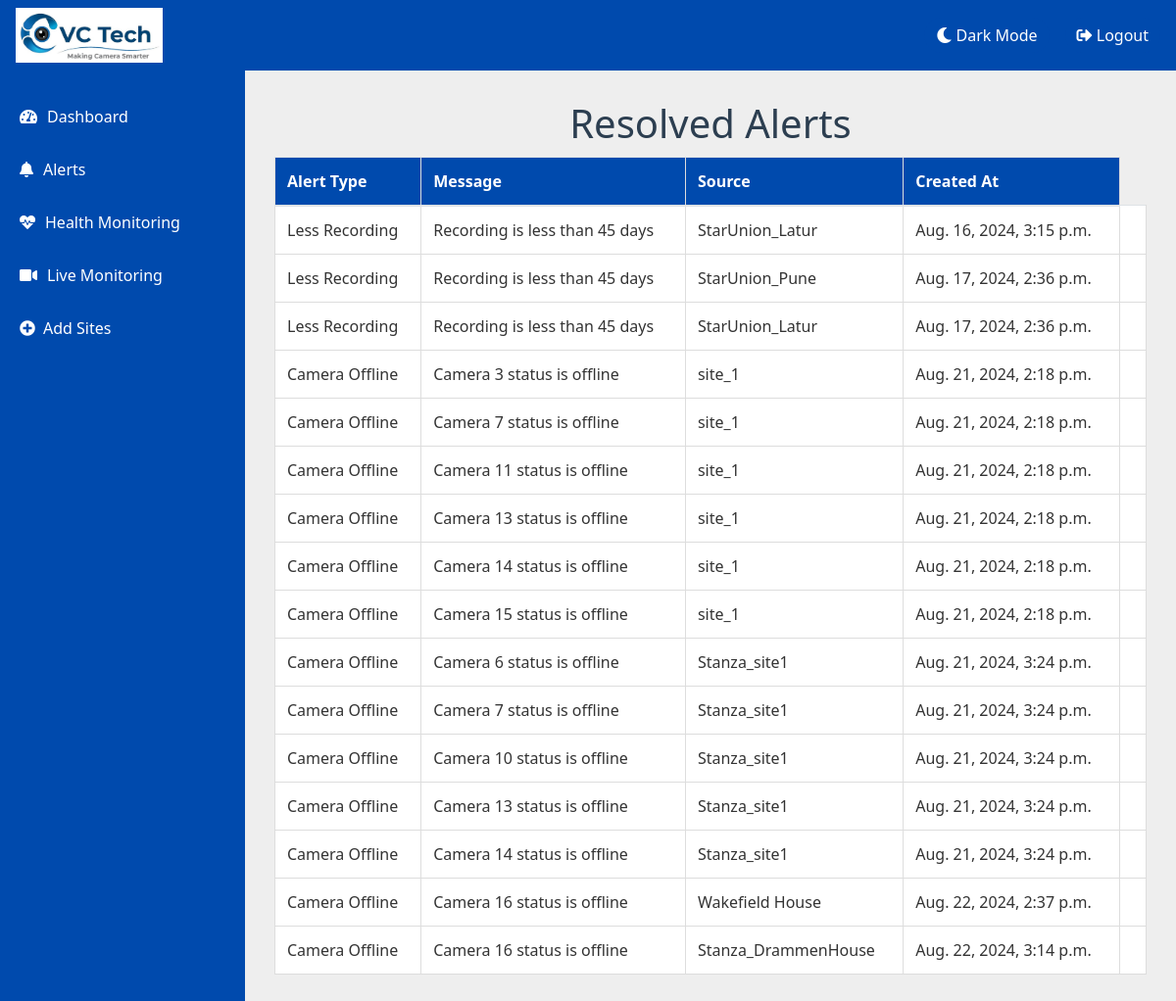
The page /HM1/resolved_alerts/ (signed in) on the database as committed earlier.
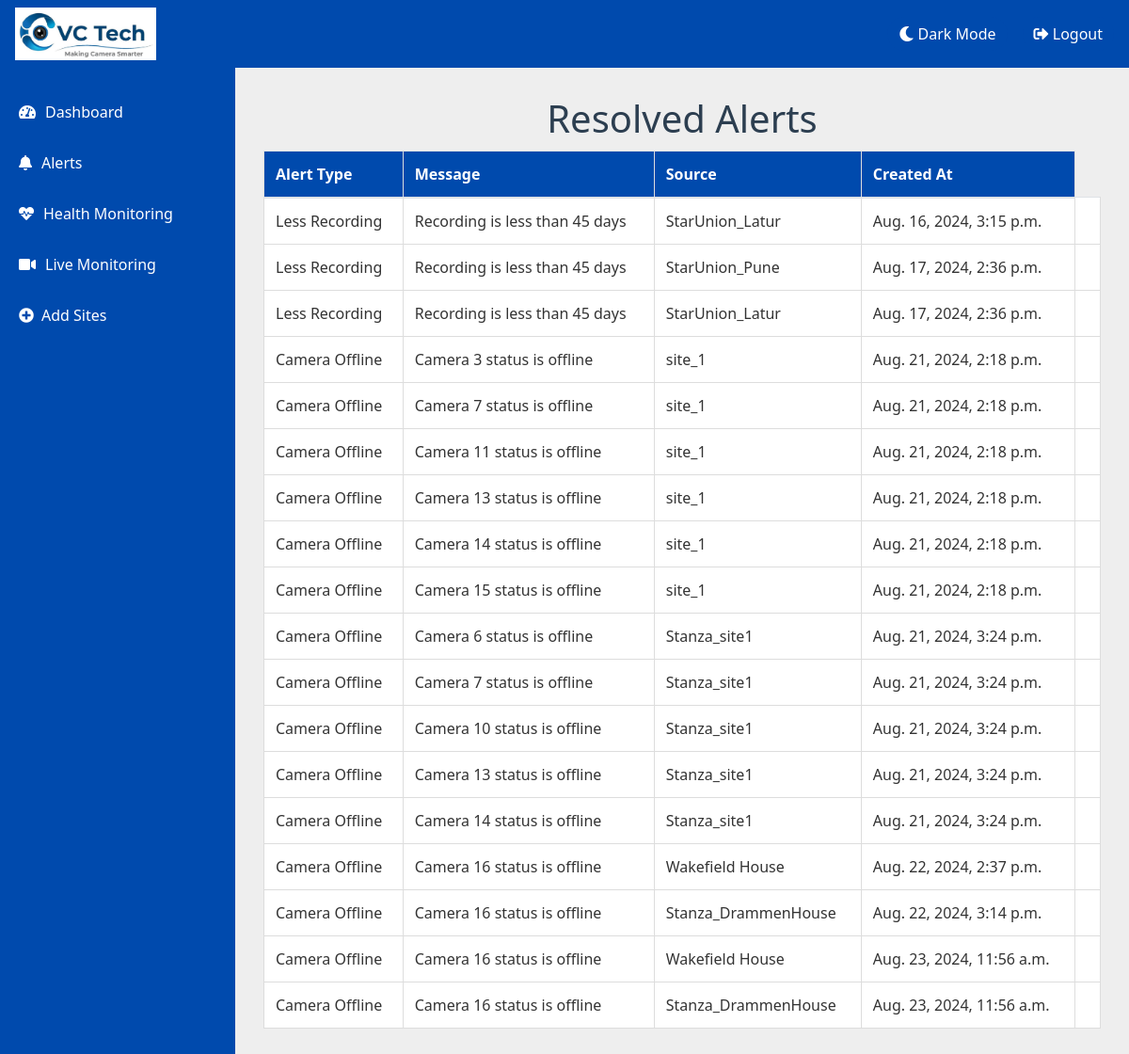
The same page on the database as committed later.
### HM1/models.py (models this page shows, shortened)
class Alert(models.Model):
    ALERT_TYPE_CHOICES = [
        ('camera', 'Camera Offline'),
        ('nvr_dvr', 'NVR/DVR Offline'),
        ('hdd', 'HDD Abnormal'),
        ('time_mismatch', 'Time Mismatch'),
        ('recording', 'Less Recording'),
    ]
    ALERT_TYPE_CHOICES_DICT = dict(ALERT_TYPE_CHOICES)
    alert_type = models.CharField(max_length=50, choices=ALERT_TYPE_CHOICES)
    message = models.TextField()
    source = models.CharField(max_length=100)
    created_at = models.DateTimeField(auto_now_add=True)
    is_resolved = models.BooleanField(default=False)
    is_dismissed = models.BooleanField(default=False)

### HM1/views.py (the view)
# urls.py: path('resolved_alerts/', views.resolved_alerts, name='resolved_alerts'),  # For viewing resolved alerts
@login_required
def resolved_alerts(request):
    alerts = Alert.objects.filter(is_resolved=True)
    return render(request, 'HM1/resolved_alerts.html', {'alerts': alerts})

### HM1/templates/HM1/resolved_alerts.html (shortened to what this page needs)
{% extends 'base.html' %}
{% block content %}
<div class="container">
    <h1>Resolved Alerts</h1>
    <table class="table table-striped">
        <thead>
            <tr>
                <th>Alert Type</th>
                <th>Message</th>
                <th>Source</th>
                <th>Created At</th>
            </tr>
        </thead>
        <tbody>
            {% for alert in alerts %}
            <tr>
                <td>{{ alert.get_alert_type_display }}</td>
                <td>{{ alert.message }}</td>
                <td>{{ alert.source }}</td>
                <td>{{ alert.created_at }}</td>
                <td>{{ alert.updated_at }}</td>
            </tr>
            {% endfor %}
        </tbody>
    </table>
</div>
{% endblock %}

Rows that differ between the two databases and show on the page:
now on this page (row edited): Alert: alert_type "Camera Offline", message "Camera 16 status is offline", source "Wakefield House", created_at "Aug. 23, 2024, 11:56 a.m."
now on this page (row edited): Alert: alert_type "Camera Offline", message "Camera 16 status is offline", source "Stanza_DrammenHouse", created_at "Aug. 23, 2024, 11:56 a.m."
